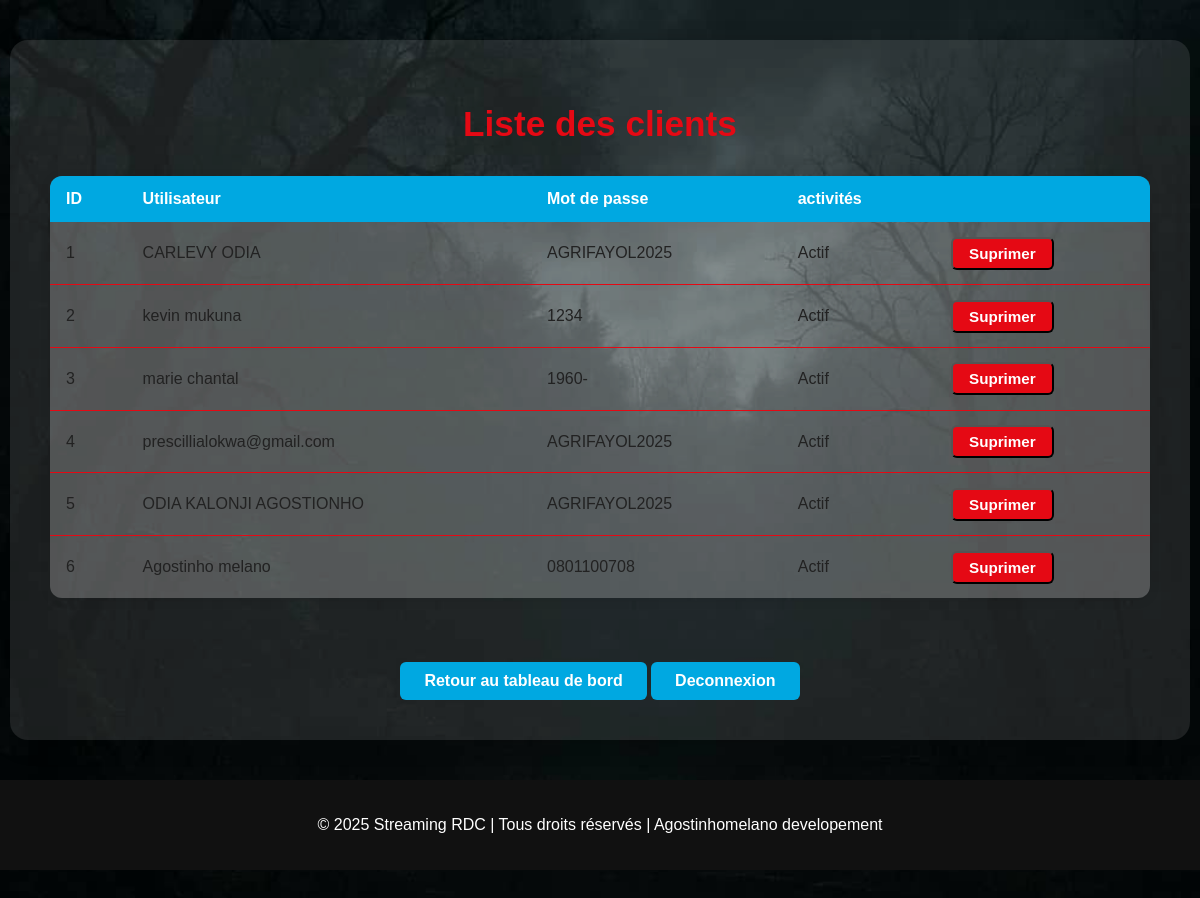
The page /admin/utilisateurs on the database its author committed.
### app.py (models this page shows, shortened)
class Utilisateurs(db.Model):
    id = db.Column(db.Integer, primary_key=True)
    nom = db.Column(db.String(30), nullable=False)
    mdp = db.Column(db.String(200), nullable=False)

### app.py (the view)
@app.route("/admin/utilisateurs")
def list_users():
    users = Utilisateurs.query.all()
    return render_template("admin/list_users.html", users=users)

### templates/admin/list_users.html (shortened to what this page needs)
<!DOCTYPE html>
<html lang="fr">
<head>
  <link rel="stylesheet" href="{{ url_for('static', filename='css/admin.css') }}">
</head>
<body>
  <div class="admin-container">
    <h1>Liste des clients</h1>
    <table class="admin-table">
      <thead>
        <tr>
          <th>ID</th>
          <th>Utilisateur</th>
          <th>Mot de passe</th>
          <th>activités</th>
          <th></th>
        </tr>
      </thead>
      <tbody>
        {% for user in users %}
        <tr>
          <td data-label="ID">{{ user.id }}</td>
          <td data-label="Utilisateur">{{ user.nom }}</td>
          <td data-label="Mot de passe">{{ user.mdp }}</td>
          <td data-label="activités">Actif</td>
          <td>
            <form action="{{url_for('supprimer_utilisateur',id=user.id)}}" method="post" class="delete-form">
                <button type="submit" class="btn-admin">Suprimer</button>
            </form>
          </td>
        </tr>
        {% endfor %}
      </tbody>
    </table>
    <a href="{{ url_for('accueil_admin') }}" class="btn-retour">Retour au tableau de bord</a>
    <a href="{{url_for('deconnexion_admin')}}" class="btn-retour">Deconnexion</a>
  </div>
  <footer>
    <p>© 2025 Streaming RDC | Tous droits réservés | Agostinhomelano developement</p>
  </footer>
</body>
</html>

### static/css/admin.css (style rules this page uses)
body { background: url("../image/backgroud.jpg") no-repeat center center/cover; min-height: 150vh; font-family: Arial, sans-serif; margin: 0; }
.admin-container { max-width: 1100px; margin: 40px auto; background: rgba(255,255,255,0.10); border-radius: 18px; padding: 2.5rem; box-shadow: 0 4px 24px rgba(0,0,0,0.15); color: #0a0a0a; text-align: center; overflow: scroll; scrollbar-width: none; }
.admin-container h1 { margin-bottom: 2rem; color: #e50914; font-size: 2.2rem; }
.btn-admin { display: inline-block; padding: 8px 18px; background: #e50914; color: #fff; border-radius: 6px; text-decoration: none; font-weight: bold; transition: background 0.3s; }
.btn-retour { display: inline-block; margin-top: 2rem; padding: 10px 24px; background: #00A8E1; color: #fff; border-radius: 6px; text-decoration: none; font-weight: bold; transition: background 0.3s; }
footer { background: #111; text-align: center; padding: 20px 0; font-size: 1rem; color: #fff; margin-top: 40px; width: 100%; }

### templates/admin/list_users.html (style rules this page uses)
.admin-table { width: 100%; border-collapse: collapse; margin: 2rem 0; background: rgba(255,255,255,0.15); border-radius: 12px; overflow: hidden; box-shadow: 0 2px 12px rgba(0,0,0,0.08); }
.admin-table th, .admin-table td { padding: 0.9rem 1rem; text-align: left; }
.admin-table th { background: #00A8E1; color: #fff; font-weight: bold; font-size: 1rem; }
.admin-table tr { border-bottom: 1px solid #e50914; }
.admin-table tr:last-child { border-bottom: none; }
.admin-table td { background: rgba(255,255,255,0.10); color: #222; }
.btn-admin { display: inline-block; padding: 6px 16px; background: #e50914; color: #fff; border-radius: 6px; text-decoration: none; font-weight: bold; transition: background 0.3s; font-size: 0.95rem; }

### rows shown on the page
Utilisateurs: id "1", nom "CARLEVY ODIA", mdp "AGRIFAYOL2025"
Utilisateurs: id "2", nom "kevin mukuna", mdp "1234"
Utilisateurs: id "3", nom "marie chantal", mdp "1960-"
Utilisateurs: id "4", nom "prescillialokwa@gmail.com", mdp "AGRIFAYOL2025"
Utilisateurs: id "5", nom "ODIA KALONJI AGOSTIONHO", mdp "AGRIFAYOL2025"
Utilisateurs: id "6", nom "Agostinho melano", mdp "0801100708"
